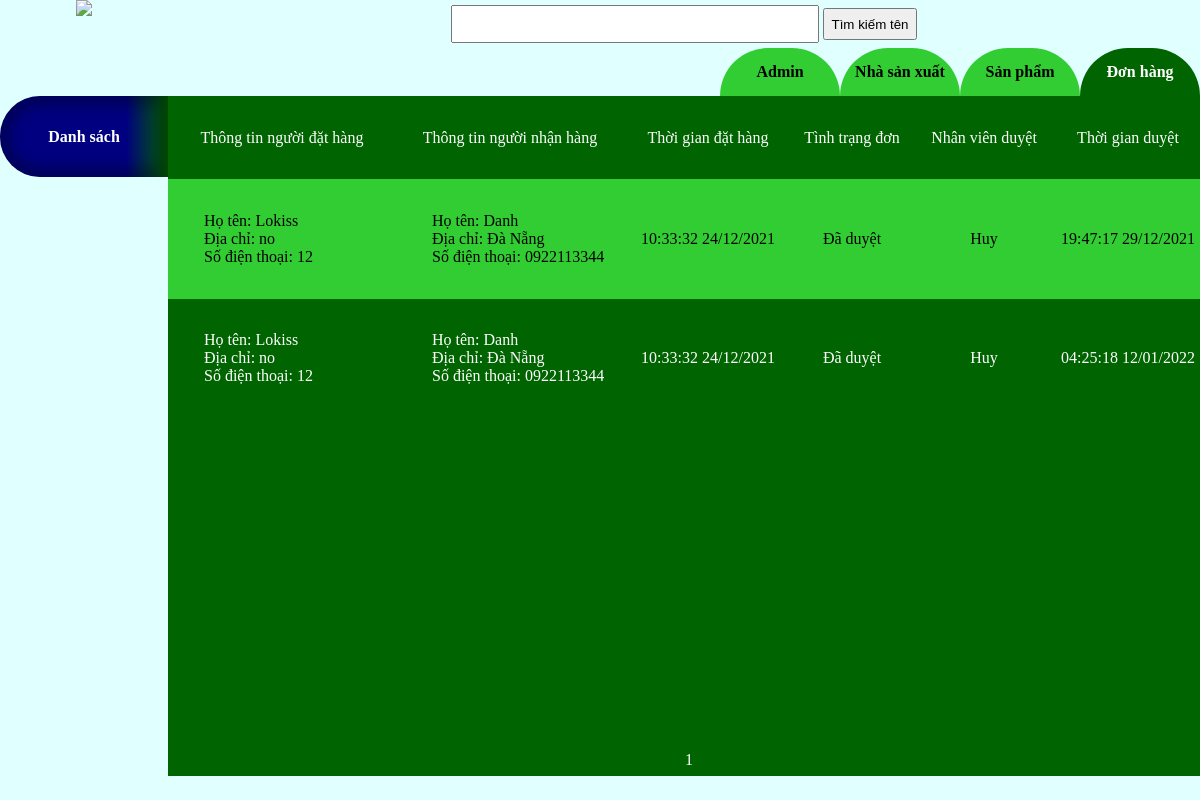
Screenshot of /do_an/admin/admin_view.php (signed in) with the database file from the repository.
### tables this page shows
CREATE TABLE IF NOT EXISTS `out_list` (
  `id` int(11) NOT NULL,
  `client_id` int(11) NOT NULL,
  `order_time` timestamp NOT NULL DEFAULT CURRENT_TIMESTAMP,
  `receiver_name` varchar(50) NOT NULL,
  `receiver_phone` varchar(15) NOT NULL,
  `receiver_address` varchar(100) NOT NULL,
  `note` text NOT NULL,
  PRIMARY KEY (`id`),
  KEY `FK_out_manufacturers_id` (`client_id`)
);

CREATE TABLE IF NOT EXISTS `cli_list` (
  `id` int(11) NOT NULL AUTO_INCREMENT,
  `name` varchar(50) NOT NULL,
  `gender` bit(2) NOT NULL,
  `address` varchar(200) DEFAULT NULL,
  `email` varchar(200) NOT NULL,
  `phone` varchar(15) NOT NULL,
  `photo` varchar(200) DEFAULT NULL,
  `password` varchar(200) NOT NULL,
  `birthday` date DEFAULT NULL,
  `token` varchar(200) DEFAULT NULL,
  PRIMARY KEY (`id`)
);

CREATE TABLE IF NOT EXISTS `receipt_history` (
  `out_id` int(11) NOT NULL,
  `adm_id` int(11) DEFAULT NULL,
  `receipt_stat` enum('Đã hủy','Mới','Đã duyệt') NOT NULL,
  `work_time` datetime DEFAULT NULL,
  PRIMARY KEY (`out_id`),
  KEY `FK_out_adm_id` (`adm_id`)
);

CREATE TABLE IF NOT EXISTS `adm_list` (
  `id` int(11) NOT NULL AUTO_INCREMENT,
  `name` varchar(50) NOT NULL,
  `phone` varchar(15) NOT NULL,
  `address` varchar(100) NOT NULL,
  `gender` bit(1) NOT NULL,
  `birthday` date NOT NULL,
  `email` varchar(100) NOT NULL,
  `photo` varchar(200) NOT NULL,
  `password` varchar(200) NOT NULL,
  `access` bit(1) NOT NULL,
  PRIMARY KEY (`id`)
);

### do_an/admin/order_parts/super_admin_out.php (the view)
<div class="list_items super_order_list">
	<div class="align_center">Thông tin người đặt hàng</div>
	<div class="align_center">Thông tin người nhận hàng</div>
	<div class="align_center">Thời gian đặt hàng</div>
	<div class="align_center">Tình trạng đơn</div>
	<div class="align_center">Nhân viên duyệt</div>
	<div class="align_center">Thời gian duyệt</div>
</div>
<?php
foreach ($ket_qua as $each) {
	?>
	<div class="list_items super_order_list" onclick="viewpage(<?php echo $each['out_id'];?>)">
		<div class="align_left">
			<?php echo "Họ tên: ".$each['name'];?><br>
			<?php echo "Địa chỉ: ".$each['address'];?><br>
			<?php echo "Số điện thoại: ".$each['phone']; ?>
		</div>
		<div class="align_left">
			<?php echo "Họ tên: ".$each['receiver_name'];?><br>
			<?php echo "Địa chỉ: ".$each['receiver_address'];?><br>
			<?php echo "Số điện thoại: ".$each['receiver_phone']; ?>
		</div>
		<div class="align_center"><?php echo date('H:i:s d/m/Y',strtotime($each['order_time']));?></div>
		<div class="align_center"><?php echo $each['receipt_stat'];?></div>
		<div class="align_center"><?php echo $adm_name = $each['adm_name']??'x';?></div>
		<div class="align_center"><?php $work_time = $each['work_time']??'x';
					if($work_time!== 'x')
						{echo date('H:i:s d/m/Y',strtotime($work_time));}
						else{echo $work_time;} ?></div>
	</div>
<?php 	};

### rows the page displays
out_list: client.name "Lokiss", client.address "no", client.phone "12", receiver_name "Danh", receiver_address "Đà Nẵng", receiver_phone "0922113344", order_time "10:33:32 24/12/2021", receipt_history.receipt_stat "Đã duyệt", adm_list.name "Huy", receipt_history.work_time "19:47:17 29/12/2021"
out_list: client.name "Lokiss", client.address "no", client.phone "12", receiver_name "Danh", receiver_address "Đà Nẵng", receiver_phone "0922113344", order_time "10:33:32 24/12/2021", receipt_history.receipt_stat "Đã duyệt", adm_list.name "Huy", receipt_history.work_time "04:25:18 12/01/2022"
